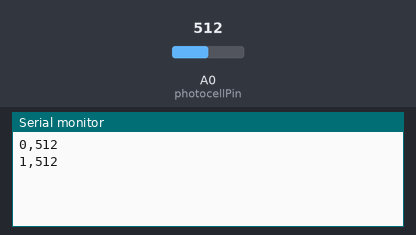
A sketch run on a simulated Arduino Uno, built with avr-gcc and run on an emulated ATmega328P. Parts: the last lines printed to the serial monitor. The test bench sets the inputs (shaded band); at power-on: A0 (photocellPin) = 512.

Above: at 4.8 s.
4.9 s: A0 (photocellPin) set to 716
At 7.3 s:
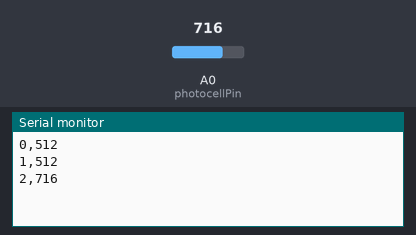
7.9 s: A0 (photocellPin) set to 900
At 8.8 s:
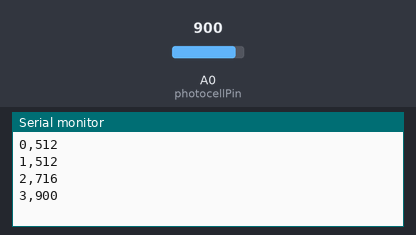
Timing chart, 0 to 10.9 s (numbered marks = the images above; inputs shaded):
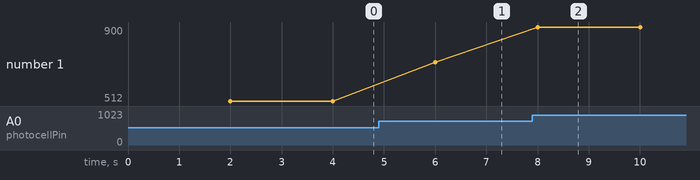

The sketch:

Arduino_Serial_Example.ino
```cpp
int photocellPin = 0;
int ID = 0;

void setup() {
  // put your setup code here, to run once:

  // initialize the serial port
  Serial.begin(9600);
}

void loop() {
  // put your main code here, to run repeatedly:
  delay(2000);

  // read the photocell if attached
  int photocellReading = analogRead(photocellPin);

  // format the observation
  String obs = String(ID, DEC) + "," + String(photocellReading, DEC);

  // write the observation to the serial output
  Serial.println(obs);

  // increment observation ID
  ID = ID + 1;
}
```

Measured:
- after the input at 4.9 s, the serial monitor: prints a new line after 1.1 s (image 1)
- after the input at 7.9 s, the serial monitor: prints a new line after 0.10 s (image 2)
- plotted number 1: 512 → 716 after the input at 4.9 s, 716 → 900 after the input at 7.9 s
